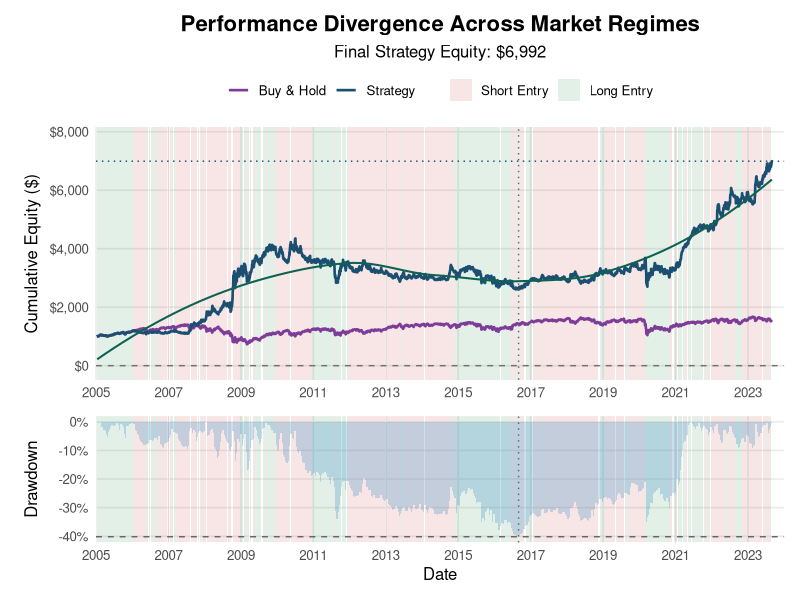

Reproduce this figure in R.
library(ggplot2)
library(dplyr)
library(tidyr)
library(readr)
library(scales)
library(patchwork)
library(zoo)

setwd("/Users/kamilkashif/Documents/University/Masters - DSiBA/Advanced Visualisation in R/Project")

df_ls <- read_csv("Data/df_EC_LS_MAIN.csv", show_col_types = FALSE) %>%
  mutate(
    Date = as.Date(Date),
    strategy = strategy * 1000,
    buy_n_hold = buy_n_hold * 1000
  )

pos_labs <- c(`-1` = "Short Entry", `0` = "Flat", `1` = "Long Entry")

df_perf <- df_ls %>%
  arrange(Date) %>%
  mutate(
    position_cat = factor(position, levels = c(-1, 0, 1), labels = pos_labs),
    cummax_strategy = cummax(strategy),
    drawdown = strategy / cummax_strategy - 1
  )

# Create regime periods for shading
regimes <- df_perf %>%
  mutate(run_id = cumsum(position_cat != lag(position_cat, default = first(position_cat)))) %>%
  group_by(run_id, position_cat) %>%
  summarize(start = first(Date), end = last(Date), .groups = "drop")

max_dd_date <- df_perf$Date[which.min(df_perf$drawdown)]
max_dd_value <- min(df_perf$drawdown, na.rm = TRUE)

# Reshape for plotting both series together
perf_long <- df_perf %>%
  select(Date, strategy, buy_n_hold) %>%
  pivot_longer(-Date, names_to = "series", values_to = "value") %>%
  mutate(series = recode(series, strategy = "Strategy", buy_n_hold = "Buy & Hold"))

max_strategy <- max(df_perf$strategy, na.rm = TRUE)
end_of_year <- as.Date("2023-12-31")
pos_palette <- c("Short Entry" = "#C0392B", "Flat" = "#7F8C8D", "Long Entry" = "#1E8449")
line_palette <- c("Strategy" = "#1B4F72", "Buy & Hold" = "#7D3C98")

p_perf <- ggplot() +
  geom_rect(
    data = regimes,
    aes(xmin = start, xmax = end, ymin = -Inf, ymax = Inf, fill = position_cat),
    alpha = 0.12,
    inherit.aes = FALSE
  ) +
  geom_line(
    data = perf_long,
    aes(Date, value, color = series),
    linewidth = 0.9
  ) +
  geom_smooth(
    data = perf_long %>% filter(series == "Strategy"),
    aes(Date, value),
    method = "loess",
    se = FALSE,
    linewidth = 0.7,
    color = "#0E6251"
  ) +
  geom_hline(yintercept = 1, linetype = "dashed", color = "gray45") +
  geom_hline(yintercept = max_strategy, linetype = "dotted", color = "#1B4F72") +
  geom_vline(xintercept = max_dd_date, linetype = "dotted", color = "gray40") +
  scale_color_manual(values = line_palette, breaks = c("Buy & Hold", "Strategy")) +
  scale_fill_manual(values = pos_palette, breaks = c("Short Entry", "Long Entry", "Flat")) +
  scale_y_continuous(
    limits = c(0, 8000),
    labels = dollar_format(accuracy = 1),
    expand = expansion(mult = c(0.06, 0.02))
  ) +
  scale_x_date(
    limits = c(as.Date("2005-01-01"), end_of_year),
    breaks = seq(from = as.Date("2005-01-01"), to = end_of_year, by = "2 years"),
    date_labels = "%Y",
    expand = expansion(mult = c(0, 0))
  ) +
  labs(
    title = "Performance Divergence Across Market Regimes",
    subtitle = paste0("Final Strategy Equity: ", dollar_format(accuracy = 1)(max_strategy)),
    x = NULL, y = "Cumulative Equity ($)",
    color = NULL, fill = NULL
  ) +
  coord_cartesian(clip = "off") +
  theme_minimal(base_size = 12) +
  theme(
    legend.position = "top",
    legend.box = "horizontal",
    axis.title.y = element_text(margin = margin(r = 6)),
    panel.grid.minor = element_blank(),
    plot.title = element_text(face = "bold", size = 16, hjust = 0.5),
    plot.subtitle = element_text(hjust = 0.5),
    plot.margin = margin(5.5, 5.5, 5.5, 12)
  ) +
  guides(
    color = guide_legend(order = 1),
    fill = guide_legend(order = 2, title = NULL)
  )

p_dd <- ggplot(df_perf, aes(Date)) +
  geom_rect(
    data = regimes,
    aes(xmin = start, xmax = end, ymin = -Inf, ymax = Inf, fill = position_cat),
    alpha = 0.12,
    inherit.aes = FALSE
  ) +
  geom_area(aes(y = drawdown), fill = "#2E86C1", alpha = 0.25) +
  geom_hline(yintercept = max_dd_value, linetype = "dashed", color = "gray40") +
  geom_vline(xintercept = max_dd_date, linetype = "dotted", color = "gray40") +
  scale_fill_manual(values = pos_palette) +
  scale_y_continuous(labels = percent_format(accuracy = 1)) +
  scale_x_date(
    limits = c(as.Date("2005-01-01"), end_of_year),
    breaks = seq(from = as.Date("2005-01-01"), to = end_of_year, by = "2 years"),
    date_labels = "%Y",
    expand = expansion(mult = c(0, 0))
  ) +
  labs(x = "Date", y = "Drawdown") +
  theme_minimal(base_size = 12) +
  theme(
    legend.position = "none",
    panel.grid.minor = element_blank(),
    plot.title = element_text(face = "bold")
  )

fig1 <- p_perf / p_dd + plot_layout(heights = c(2, 1))

ggsave("fig1.png", fig1, width = 10, height = 7, dpi = 300)